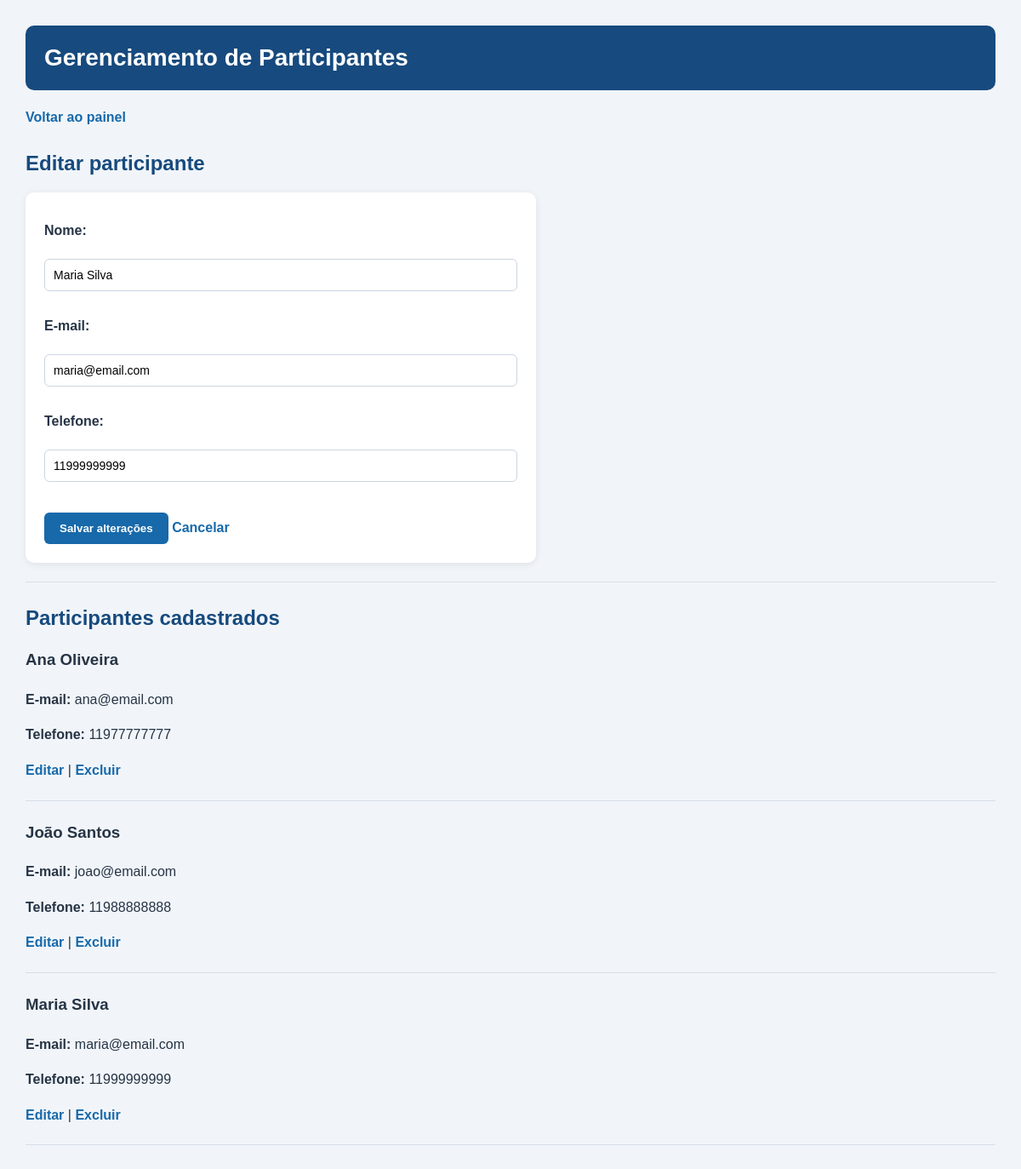
Screenshot of /participantes.php?editar=1 (signed in) with the database file from the repository.
### tables this page shows
CREATE TABLE `participante` (
  `id` int(11) NOT NULL,
  `nome` varchar(100) NOT NULL,
  `email` varchar(100) NOT NULL,
  `telefone` varchar(20) DEFAULT NULL
);

### participantes.php (the view, shortened to what this page needs)
<?php
require_once "config/conexao.php";
$participante_edicao = null;
if (isset($_GET["editar"])) {
    $id = (int) $_GET["editar"];
    $stmt = $conexao->prepare("SELECT * FROM participante WHERE id = ?");
    $stmt->bind_param("i", $id);
    $stmt->execute();
    $resultado = $stmt->get_result();
    $participante_edicao = $resultado->fetch_assoc();
}
$participantes = $conexao->query(
    "SELECT * FROM participante ORDER BY nome ASC"
);
?>
<!DOCTYPE html>
<html lang="pt-br">
<head>
    <link rel="stylesheet" href="estilo.css">
</head>
<body>
<h1>Gerenciamento de Participantes</h1>
<p><a href="painel.php">Voltar ao painel</a></p>
<?php if ($participante_edicao): ?>
    <h2>Editar participante</h2>
    <form method="POST" action="participantes.php">
        <label>Nome:</label><br>
        <input type="text" name="nome" maxlength="100" required
               value="<?php echo htmlspecialchars($participante_edicao["nome"]); ?>">
        <br><br>
        <label>E-mail:</label><br>
        <input type="email" name="email" maxlength="100" required
               value="<?php echo htmlspecialchars($participante_edicao["email"]); ?>">
        <br><br>
        <label>Telefone:</label><br>
        <input type="text" name="telefone" maxlength="20"
               value="<?php echo htmlspecialchars($participante_edicao["telefone"] ?? ""); ?>">
        <br><br>
        <button type="submit">Salvar alterações</button>
        <a href="participantes.php">Cancelar</a>
    </form>
<?php endif; ?>
<hr>
<h2>Participantes cadastrados</h2>
<?php if ($participantes && $participantes->num_rows > 0): ?>
    <?php while ($participante = $participantes->fetch_assoc()): ?>
        <h3><?php echo htmlspecialchars($participante["nome"]); ?></h3>
        <p>
            <strong>E-mail:</strong>
            <?php echo htmlspecialchars($participante["email"]); ?>
        </p>
        <p>
            <strong>Telefone:</strong>
            <?php echo htmlspecialchars($participante["telefone"] ?? ""); ?>
        </p>
        <p>
            <a href="participantes.php?editar=<?php echo $participante["id"]; ?>">
                Editar
            </a>
            |
<a href="participantes.php?excluir=<?php echo $participante["id"]; ?>&confirmar=sim"
   onclick="return confirm('Tem certeza que deseja excluir este participante?');">
    Excluir
</a>
        </p>
        <hr>
    <?php endwhile; ?>
<?php else: ?>
    <p>Nenhum participante cadastrado ainda.</p>
<?php endif; ?>
</body>
</html>

### estilo.css (style rules this page uses)
* { box-sizing: border-box; }
body { font-family: Arial, sans-serif; background-color: #f1f5f9; color: #263445; margin: 0; padding: 30px; }
h1 { color: #ffffff; background-color: #174a7e; padding: 22px; border-radius: 10px; margin-top: 0; font-size: 28px; }
h2 { color: #174a7e; margin-top: 28px; }
a { color: #1769aa; text-decoration: none; font-weight: bold; }
form { background-color: #ffffff; padding: 22px; border-radius: 10px; max-width: 600px; box-shadow: 0 2px 8px rgba(0, 0, 0, 0.08); }
label { display: block; margin-top: 14px; margin-bottom: 6px; font-weight: bold; }
input, textarea, select { width: 100%; padding: 10px; border: 1px solid #cbd5e1; border-radius: 6px; font-family: Arial, sans-serif; font-size: 14px; background-color: #ffffff; }
button, input[type="submit"] { background-color: #1769aa; color: #ffffff; border: none; padding: 11px 18px; border-radius: 6px; cursor: pointer; font-weight: bold; margin-top: 18px; }
hr { border: none; border-top: 1px solid #d6dee8; margin: 22px 0; }
body > p, body > h3 { line-height: 1.6; }

### rows the page displays
participante: nome "Maria Silva", email "maria@email.com", telefone "11999999999"
participante: nome "Ana Oliveira", email "ana@email.com", telefone "11977777777"
participante: nome "João Santos", email "joao@email.com", telefone "11988888888"
